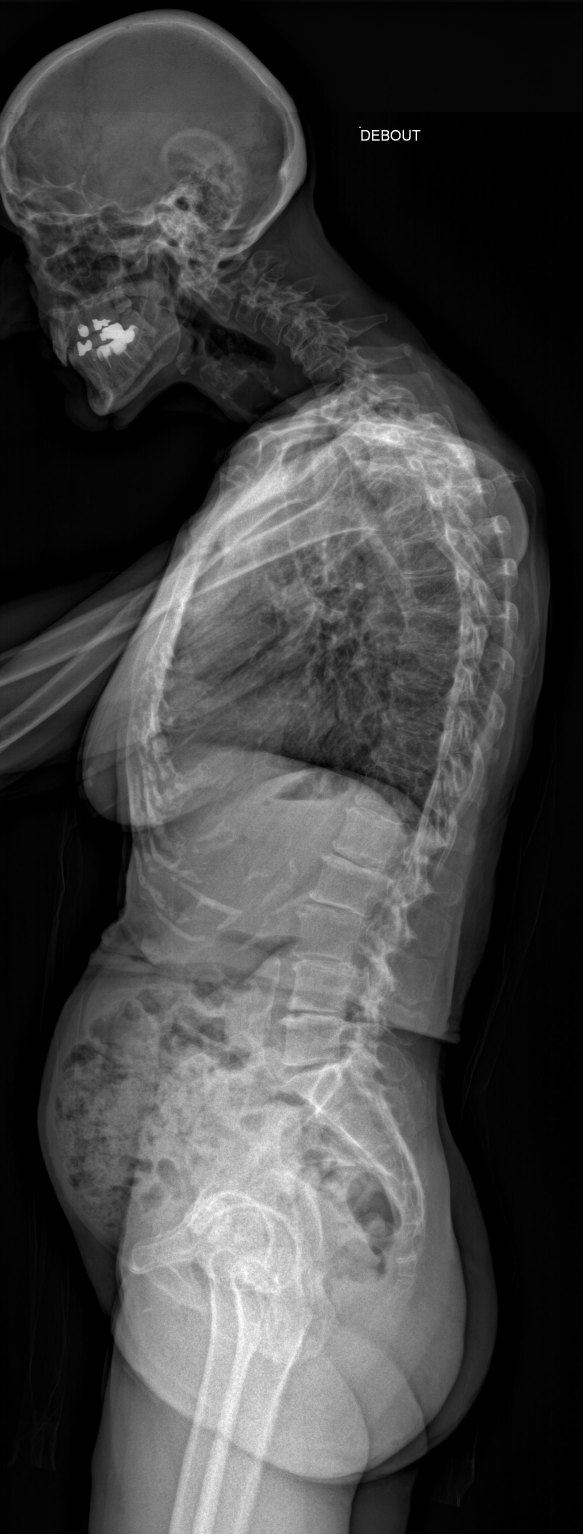
%> input picture data/test.jpg, 1748 x 4601 px (shown at 1/3 size); its folder holds 6 pictures in this run
$ octave test.m   (GNU Octave 9; MATLAB toolbox functions it lacks are replaced by stand-ins)
%> lines starting %> are read from the running program, lines starting %| are printed output that depends on the picture
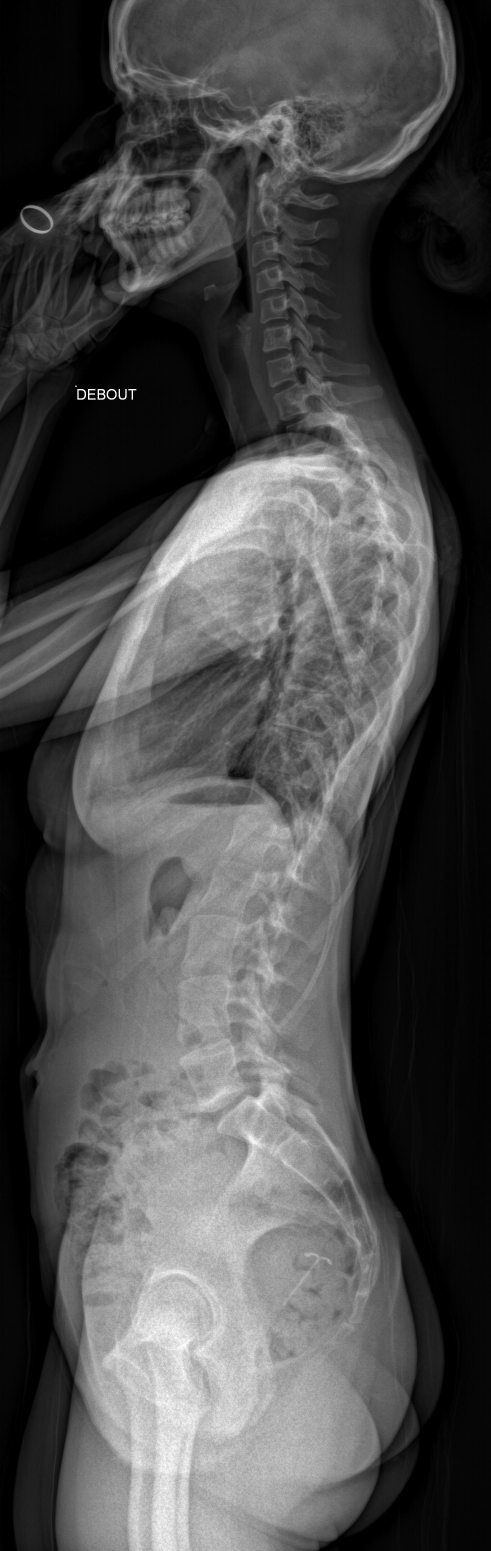
%> input picture data/2012-06- 6.jpg, 1472 x 4651 px (shown at 1/3 size)
### contrast_image.m
%% Contrast the image with the linear transformation and saturation
function [J, x1, x2] = contrast_image(image)

I = image;
I2 = rgb2gray(I);

% searching the right method
%J1 = adapthisteq(I2);
%J2 = histeq(I2);

% linear transormation with saturation for 3 times
% for every part of the image
J3A = imadjust(I2, [0.22 0.41]); %neck values
J3B = imadjust(I2, [0.42 0.70]); %body values
J3C = imadjust(I2, [0.50 0.73]); %pelvis values
D1 = imadjust(I2, [0.5 0.58]); %detection values 1
D2 = imadjust(I2, [0.79 0.99]); %detection values 2
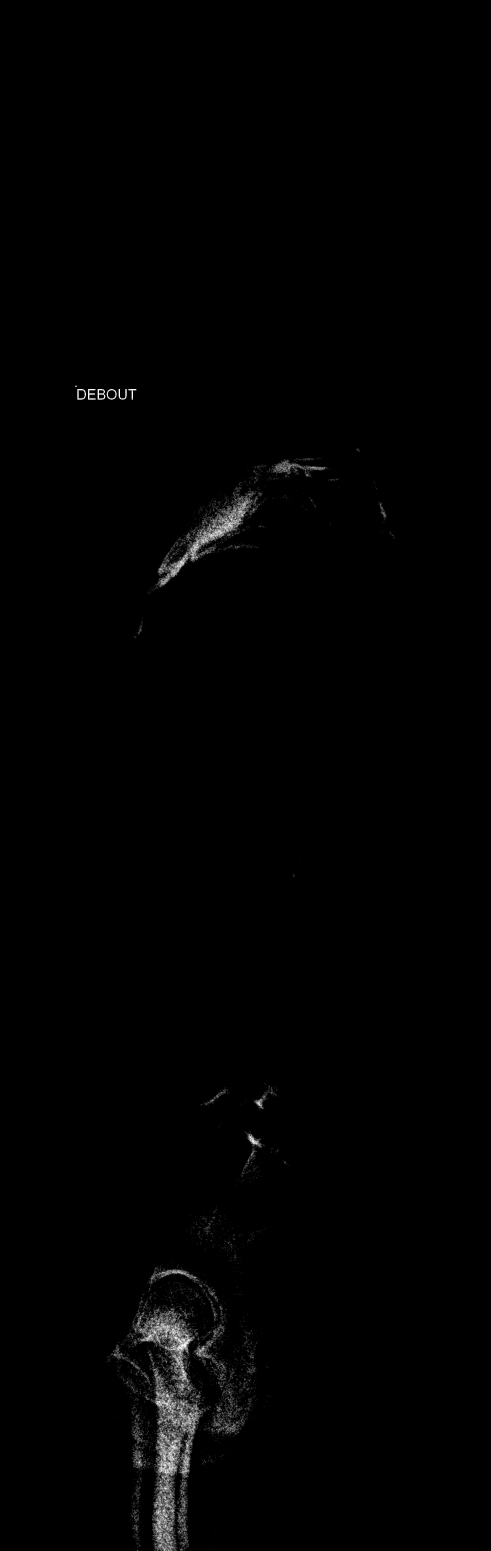
%> D2: size 4651x1472 uint8 (shown at 1/3 size); min 0, max 255, mean 2

% [6 lines of commented-out code are left out]
[m,n] = size(I2);
%> m = 4651; n = 1472
x1 = 1000;
x2 = 2000;

% finding the first cut of the image
for i = 1:1:m
    numBlackPixels = sum(D1(i,:) < 5);
    if numBlackPixels < n*3/4
        x1 = i
        break;
    end
end
%> this loop made 1400 passes
%> numBlackPixels on passes 1 to 3: 1467, 1467, 1468
%> after the loop, x1 = 1400

% finding the second cut of the image
x2 = x1;
%> x2 = 1400
pix_l = n;
%> pix_l = 1472
for i = x1:1:m
    lpix = n;
    for j = 1:1:n
        if D2(i,j) > 50
            lpix = j;
        end
    end
    if lpix < pix_l
        pix_l = lpix;
        x2 = i;
    end
end
%> this loop made 3252 passes
%> pix_l on passes 1, 14, 33, 35, 44, 46, 51, 56: 946, 917, 861, 837, 774, 765, 720, 719
%> after the loop, pix_l = 407; x2 = 1911
x2 = x2 + 500 % translation
%> x2 = 2411

% crop the images at the rigth places
J3A = imcrop(J3A, [0 0 n x1]);
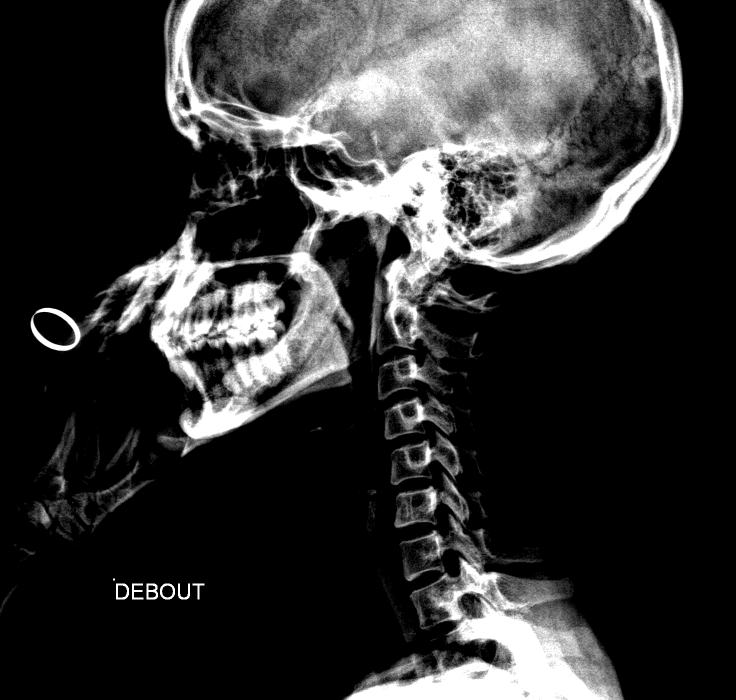
%> J3A: size 1400x1472 uint8 (shown at 1/2 size); min 0, max 255, mean 51
J3B = imcrop(J3B, [0 x1+1 n x2-x1]);
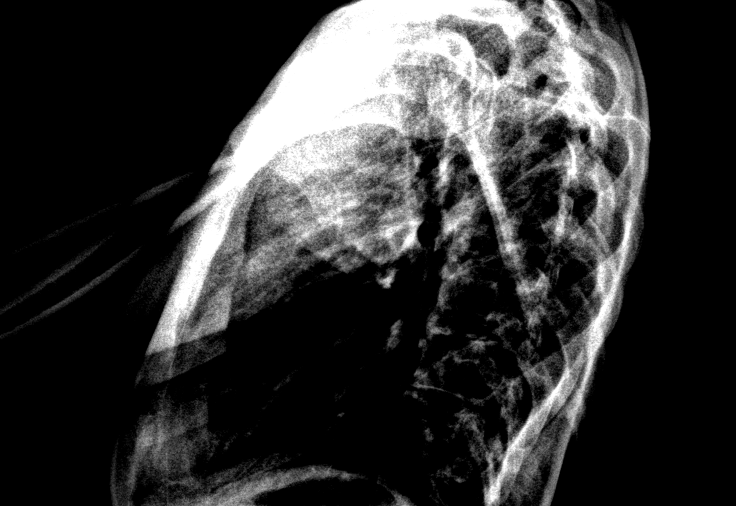
%> J3B: size 1012x1472 uint8 (shown at 1/2 size); min 0, max 255, mean 52.4
J3C = imcrop(J3C, [0 x2+1 n m-x2]);
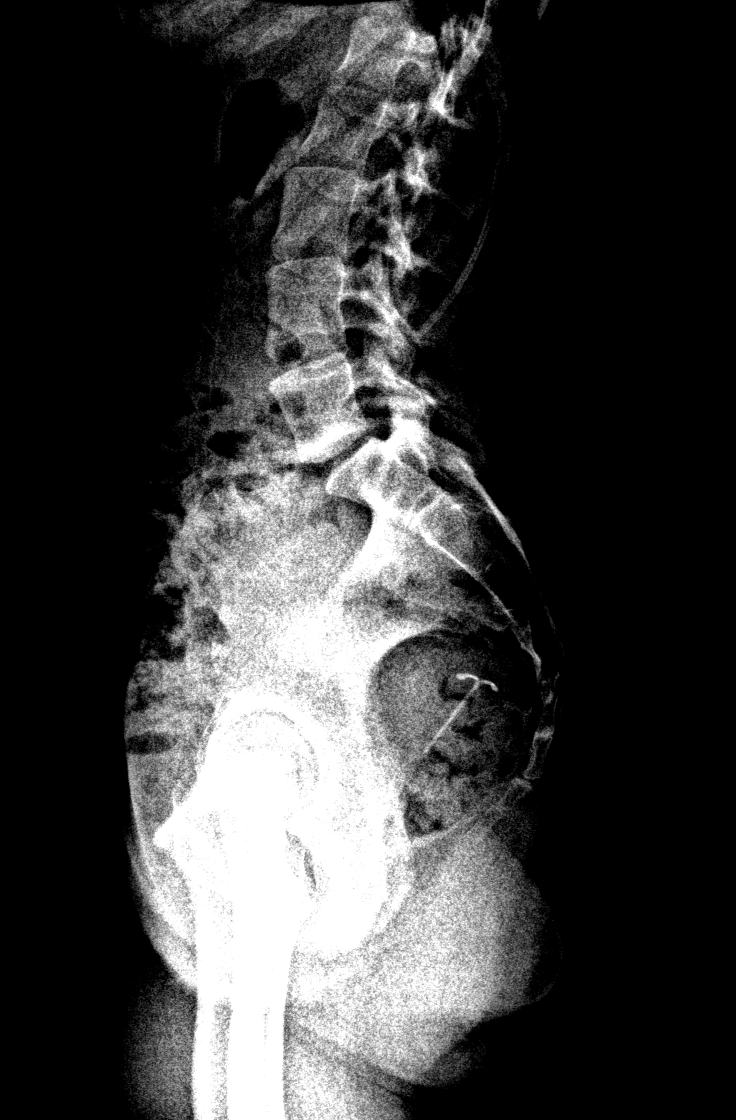
%> J3C: size 2240x1472 uint8 (shown at 1/2 size); min 0, max 255, mean 60.3
J = cat(1,J3A,J3B,J3C); %concatenate
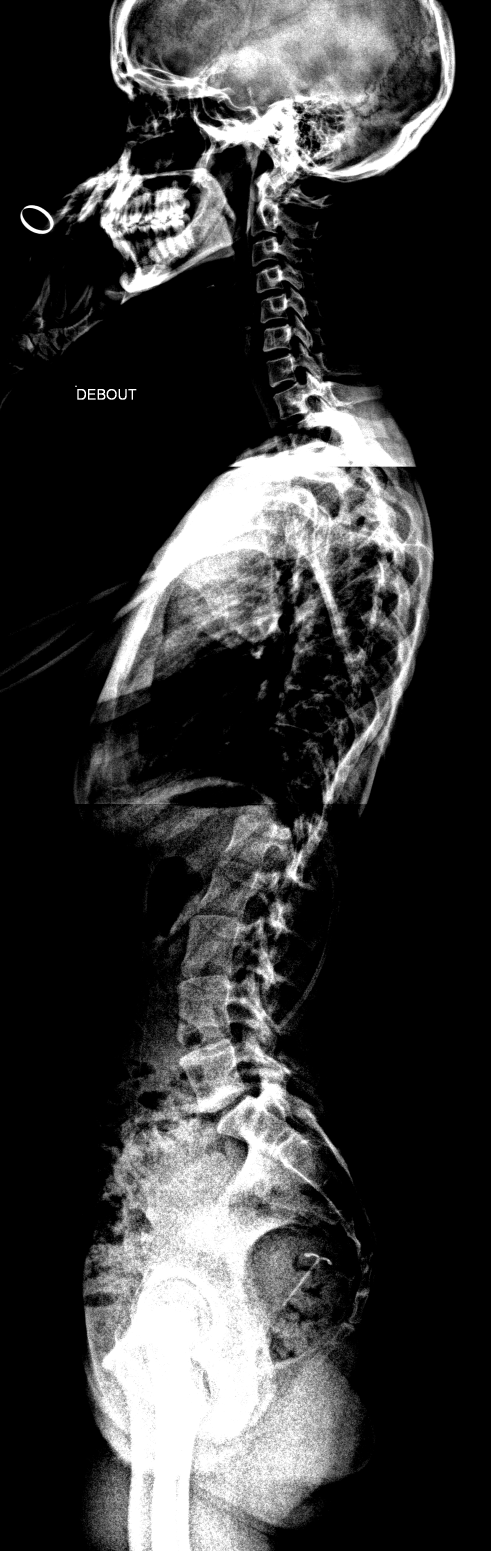
%> J: size 4652x1472 uint8 (shown at 1/3 size); min 0, max 255, mean 55.8
figure;
imshowpair(I2,J,'montage');
%imshow(J)
end

### test.m
%% Test script for contrast optimisation
list_im = dir('data/*.jpg');

image1 = (imread('data/test.jpg'));
image2 = (imread('data/2012-06- 6.jpg'));
%test_cliplimit(image1);
%test_distribution(image2);

contrast_image(image2);

function cont_image(list_im)
    for i = 1:length(list_im)
        figure;
        images_namei = list_im(i).name;
        imagei = rgb2gray(imread(strcat('data/',images_namei)));
        J = adapthisteq(imagei);
        subplot(2,1,1);imshow(imagei);title("Image initiale");
        subplot(2,1,2);imshow(J);title("Image contrasté");
    end

end

function test_cliplimit(image)
    figure;
    %subplot(2,4,1);imshow(image);title("Image initiale");
    for i = 1:1:8
        I = adapthisteq(image,'Distribution','uniform','Nbins',2^i);
        subplot(2,4,i);imshow(I);title(["Image modifié : Nbins = ", 2^i] );
    end

end

function test_distribution(image)
    figure;
    subplot(1,4,1);imshow(image);title("Image initiale");
    I = adapthisteq(image,'Distribution','uniform');
    subplot(1,4,2);imshow(I);title("Image modifié : Uniform" );
    I = adapthisteq(image,'Distribution','rayleigh');
    subplot(1,4,3);imshow(I);title("Image modifié : rayleigh" );
    I = adapthisteq(image,'Distribution','exponential');
    subplot(1,4,4);imshow(I);title("Image modifié : exponential" );
end
